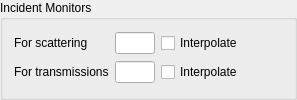
          <widget class="QGroupBox" name="groupBox_14">
           <property name="title">
            <string>Incident Monitors</string>
           </property>
           <layout class="QGridLayout" name="gridLayout_9">
            <item row="0" column="0">
             <widget class="QLabel" name="label_41">
              <property name="text">
               <string>For scattering</string>
              </property>
             </widget>
            </item>
            <item row="0" column="1">
             <widget class="QLineEdit" name="monitor_spec">
              <property name="sizePolicy">
               <sizepolicy hsizetype="Expanding" vsizetype="Maximum">
                <horstretch>0</horstretch>
                <verstretch>0</verstretch>
               </sizepolicy>
              </property>
              <property name="maximumSize">
               <size>
                <width>40</width>
                <height>16777215</height>
               </size>
              </property>
             </widget>
            </item>
            <item row="0" column="3">
             <spacer name="horizontalSpacer_6">
              <property name="orientation">
               <enum>Qt::Horizontal</enum>
              </property>
              <property name="sizeHint" stdset="0">
               <size>
                <width>40</width>
                <height>20</height>
               </size>
              </property>
             </spacer>
            </item>
            <item row="0" column="2">
             <widget class="QCheckBox" name="monitor_interp">
              <property name="text">
               <string>Interpolate</string>
              </property>
             </widget>
            </item>
            <item row="1" column="0">
             <widget class="QLabel" name="label_39">
              <property name="text">
               <string>For transmissions</string>
              </property>
             </widget>
            </item>
            <item row="1" column="1">
             <widget class="QLineEdit" name="trans_monitor">
              <property name="sizePolicy">
               <sizepolicy hsizetype="Maximum" vsizetype="Fixed">
                <horstretch>0</horstretch>
                <verstretch>0</verstretch>
               </sizepolicy>
              </property>
              <property name="maximumSize">
               <size>
                <width>40</width>
                <height>16777215</height>
               </size>
              </property>
             </widget>
            </item>
            <item row="1" column="2">
             <widget class="QCheckBox" name="trans_interp">
              <property name="text">
               <string>Interpolate</string>
              </property>
             </widget>
            </item>
           </layout>
          </widget>
